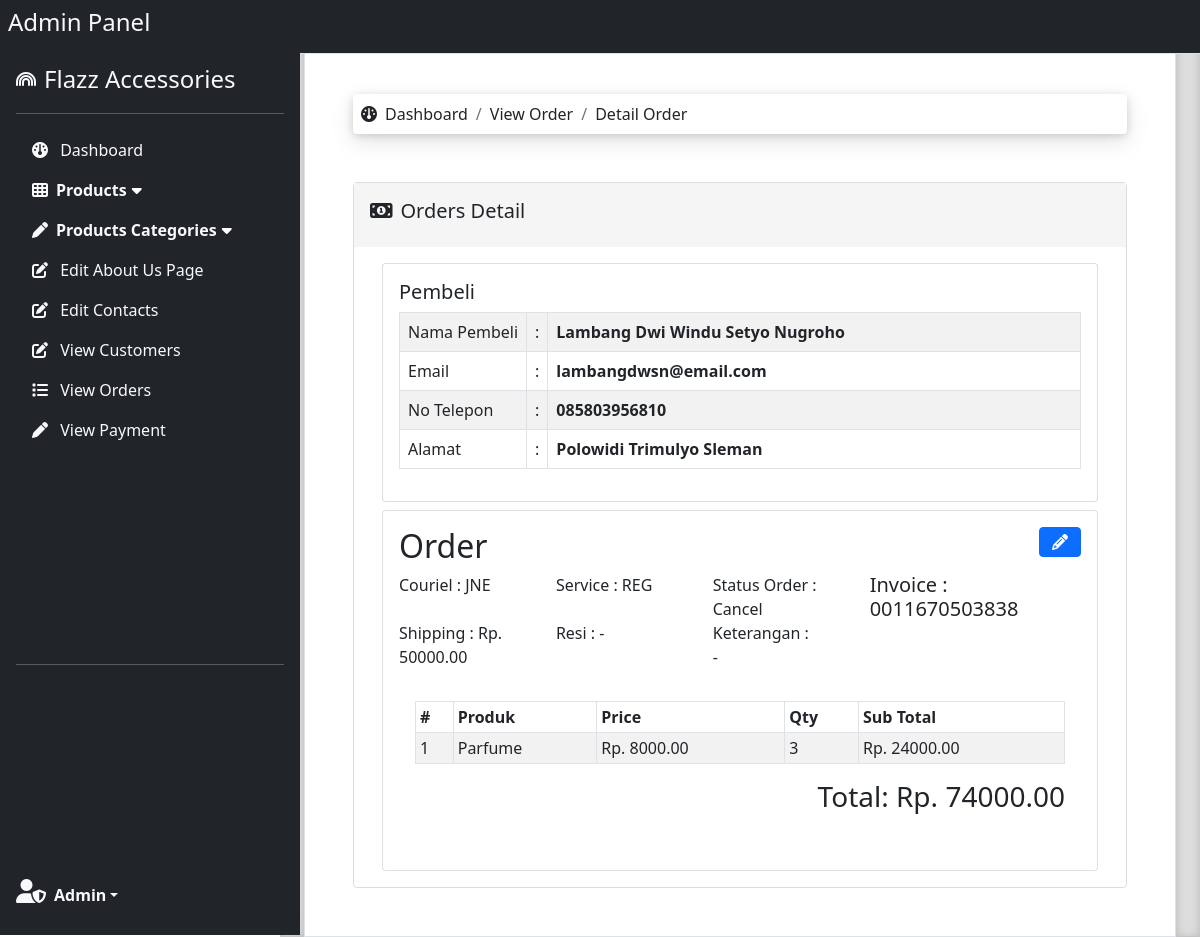
Screenshot of /Admin_Area/detail_order.php?invoice=0011670503838 (signed in) with the database file from the repository.
### tables this page shows
CREATE TABLE `pembeli` (
  `id` int(30) NOT NULL,
  `nama` varchar(100) NOT NULL,
  `email` varchar(255) NOT NULL,
  `password` varchar(255) NOT NULL,
  `alamat` text NOT NULL,
  `nomor_hp` varchar(15) NOT NULL
);

CREATE TABLE `pesanan` (
  `id` int(10) NOT NULL,
  `invoice` varchar(15) NOT NULL,
  `id_pembeli` int(30) DEFAULT NULL,
  `nama_produk` varchar(50) NOT NULL,
  `harga` double(8,2) NOT NULL,
  `jumlah` int(10) NOT NULL,
  `kurir` enum('JNE','TIKI','POS INDONESIA') NOT NULL,
  `layanan` varchar(10) NOT NULL,
  `ongkir` double(8,2) NOT NULL,
  `tanggal_pesan` timestamp NOT NULL DEFAULT current_timestamp(),
  `resi` varchar(20) DEFAULT NULL,
  `status` enum('Cancel','Unpaid','Paid','Shipped','Complete') NOT NULL DEFAULT 'Unpaid',
  `keterangan` text DEFAULT NULL
);

### Admin_Area/database/Function.php (called while the page is built, shortened)
<?php
function SelectRaw($sql){
    GLOBAL $conn;
    $result = $conn->query($sql);
    if ($result !== FALSE) {
      if ($result->num_rows > 0) {
        return $result;
      } else {
        echo "0 results";
      }
    } else {
      echo "Error: " . $sql . "<br>" . $conn->error;
    }
}
?>

### Admin_Area/detail_order.php (the view, shortened to what this page needs)
<?php
function headerTag(){
?>
<link rel="stylesheet" href="CSS/table.css">
<?php
}
$head = headerTag();
include("include/Top.php");
include("database/Connection.php");
include("database/Function.php");
$sql="SELECT pesanan.id,pesanan.id_pembeli,pesanan.invoice,pesanan.nama_produk,harga,jumlah,kurir,layanan,ongkir, harga*jumlah as sub_total,resi,status,keterangan  FROM `pesanan` WHERE pesanan.invoice='".$_GET['invoice']."'";
$sum=$conn->query("SELECT sum(harga*jumlah)+ongkir as total FROM `pesanan` WHERE invoice='".$_GET['invoice']."'")->fetch_assoc();
$orders=SelectRaw($sql);
?>
<div class="card" style="border-color:#DDDDDD;">
    <div class="card-body" style="background-color:#F5F5F5;">
        <h5 class="card-title"><i class="fa-solid fa-money-bill-1 me-2"></i>Orders Detail</h5>
    </div>
    <div class="card-body">
        <div class="container">
        <?php
        $data = $orders->fetch_assoc();
        include("database/Connection.php");
        $pembeli = $conn->query("SELECT * FROM pembeli where id=".$data['id_pembeli']);
        ?>
        <div class="card">
            <div class="card-body">
                <h5 class="card-title">Pembeli</h5>
                <?php
                 if($pembeli){
                $pembeli = $pembeli->fetch_assoc();
                ?>
                <div class="table-responsive">
                    <table class="table table-sm table-bordered table-hover table-striped">
                    <tr>
                    <td class="table-col-fit p-2">Nama Pembeli</td>
                    <td class="table-col-fit p-2">:</td>
                    <th class="p-2"><?php echo $pembeli['nama']?></th>
                    </tr>
                    <tr>
                    <td class="table-col-fit p-2">Email</td>
                    <td class="table-col-fit p-2">:</td>
                    <th class="p-2"><?php echo $pembeli['email']?></th>
                    </tr>
                    <tr>
                    <td class="table-col-fit p-2">No Telepon</td>
                    <td class="table-col-fit p-2">:</td>
                    <th class="p-2"><?php echo $pembeli['nomor_hp']?></th>
                    </tr>
                    <tr>
                    <td class="table-col-fit p-2">Alamat</td>
                    <td class="table-col-fit p-2">:</td>
                    <th class="p-2"><?php echo $pembeli['alamat']?></th>
                    </tr>
                    </table>
                    </div>
            <?php }else {?>
                <h1 class="card-text">Akun Ini Telah Dihapus</h1>
            <?php }?>
            </div>
        </div>
        <div class="card mt-2">
                <div class="card-body">
                    <div class="row">
                        <div class="col-6">
                            <h2 class="card-title">Order</h2>
                        </div>
                        <div class="col-6">
                            <button id="btn_edit" class="btn btn-primary d-block float-end" onclick="edit_mode()" type="button"><i class="fa fa-pencil"></i></button>
                        </div>
                    </div>
                    <form action="detail_order.php?invoice=<?php echo $_GET['invoice']?>"" method="post">
                    <div class="row">
                        <div class="col-lg-8">
                            <div class="row">
                                <div class="col-lg-4">
                                    <p class="card-text">Couriel : <?php echo (!is_null($orders))? $data['kurir'] :""?></p>
                                </div>
                                <div class="col-lg-4">
                                    <p class="card-text">Service : <?php echo (!is_null($orders))? $data['layanan'] :""?></p>
                                </div>
                                <div class="col-lg-4">
                                    <p class="card-text">Status Order : <span id="order_status"><?php echo (!is_null($orders))? $data['status'] :""?></span></p>
                                </div>
                                <div class="col-lg-4">
                                    <p class="card-text">Shipping : Rp. <span id="order_shipping"><?php echo (!is_null($orders))? $data['ongkir'] :"0"?></span></p>
                                </div>
                                <div class="col-lg-4">
                                    Resi : <span id="resi"><?php echo (!is_null($data['resi']) && $data['resi'] !='' )? $data['resi'] :"-"?></span>
                                </div>
                                <div class="col-lg-4">
                                    Keterangan : <p id="keterangan"><?php echo (!is_null($data['keterangan'])  && $data['keterangan'] !='')? $data['keterangan'] :'-'?></p>
                                </div>
                            </div>
                        </div>
                        <div class="col-lg-4 order-first order-lg-last">
                            <h5 class="card-title"> Invoice : <?php echo (!is_null($orders))? $data['invoice'] :"0"?></h5>
                        </div>
                    </div>
                <div class="card-body">
                <div class="table-responsive">
                    <table class="table table-sm table-bordered table-hover table-striped">
                    <thead>
                    <tr>
                    <th>#</th>
                    <th>Produk</th>
                    <th>Price</th>
                    <th>Qty</th>
                    <th>Sub Total</th>
                    </tr>
                    </thead>
                    <tbody>
                    <?php
                    if(!is_null($orders)){
                    foreach($orders as $index => $order){?>
                    <tr id="row_data_<?php echo $index;?>">
                    <td><?php echo $index+1;?></td>
                    <td id="produk_<?php echo $index;?>"><?php echo $order['nama_produk']?></td>
                    <td id="harga_<?php echo $index;?>">Rp. <?php echo $order['harga']?></td>
                    <td id="jumlah_<?php echo $index;?>"><?php echo $order['jumlah']?></td>
                    <td id="sub_total_<?php echo $index;?>">Rp. <?php echo $order['sub_total']?></td>
                    </tr>
                    <?php }}else{echo "No Data";} ?>
                    </tbody>
                    </table>
                    </div>
                    </form>
                    <h3 class="card-title text-end">Total: Rp. <span id="total"><?php echo (!is_null($sum))? $sum['total'] :"0"?></span></h3>
                    </div>
                </div>
            </div>
        </div>
    </div>
</div>
<?php
include("include/Bottom.php");
?>

### Admin_Area/CSS/table.css (style rules this page uses)
.table-col-fit { white-space: nowrap; width: 1%; }

### Admin_Area/CSS/sidebars.css (style rules this page uses)
body { min-height: 100vh; min-height: -webkit-fill-available; }
html { height: -webkit-fill-available; }

### rows the page displays
pembeli: nama "Lambang Dwi Windu Setyo Nugroho", email "lambangdwsn@email.com", nomor_hp "085803956810", alamat "Polowidi Trimulyo Sleman"
pesanan: kurir "JNE", layanan "REG", status "Cancel", ongkir "50000.00", invoice "0011670503838", nama_produk "Parfume", harga "8000.00", jumlah "3", sub_total "24000.00"

### other values shown
$list "Dashboard"
$list "View Order"
$list "Detail Order"
$sum['total'] "74000.00"
